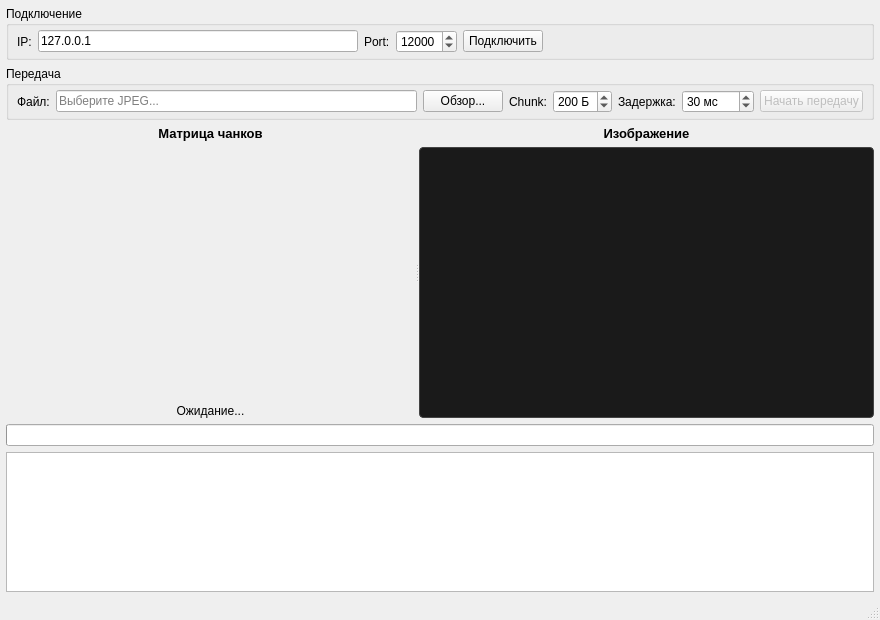
<?xml version="1.0" encoding="UTF-8"?>
<ui version="4.0">
 <class>TransmitterWindow</class>
 <widget class="QMainWindow" name="TransmitterWindow">
  <property name="windowTitle">
   <string>LorettLink — Передатчик</string>
  </property>
  <property name="minimumSize">
   <size><width>880</width><height>620</height></size>
  </property>

  <widget class="QWidget" name="centralwidget">
   <layout class="QVBoxLayout" name="rootLayout">
    <property name="spacing"><number>6</number></property>
    <property name="leftMargin"><number>6</number></property>
    <property name="topMargin"><number>6</number></property>
    <property name="rightMargin"><number>6</number></property>
    <property name="bottomMargin"><number>6</number></property>

    <!-- ═══ Connection ═══ -->
    <item>
     <widget class="QGroupBox" name="groupConnection">
      <property name="title"><string>Подключение</string></property>
      <layout class="QHBoxLayout" name="connLayout">
       <property name="leftMargin"><number>8</number></property>
       <property name="topMargin"><number>4</number></property>
       <property name="rightMargin"><number>8</number></property>
       <property name="bottomMargin"><number>4</number></property>

       <item>
        <widget class="QLabel"><property name="text"><string>IP:</string></property></widget>
       </item>
       <item>
        <widget class="QLineEdit" name="edit_ip">
         <property name="text"><string>127.0.0.1</string></property>
         <property name="minimumSize"><size><width>110</width><height>0</height></size></property>
        </widget>
       </item>
       <item>
        <widget class="QLabel"><property name="text"><string>Port:</string></property></widget>
       </item>
       <item>
        <widget class="QSpinBox" name="sb_port">
         <property name="minimum"><number>1024</number></property>
         <property name="maximum"><number>65535</number></property>
         <property name="value"><number>12000</number></property>
        </widget>
       </item>
       <item>
        <widget class="QPushButton" name="btn_connect">
         <property name="text"><string>Подключить</string></property>
        </widget>
       </item>
       <item>
        <spacer><property name="orientation"><enum>Qt::Horizontal</enum></property>
         <property name="sizeHint" stdset="0"><size><width>20</width><height>20</height></size></property>
        </spacer>
       </item>
      </layout>
     </widget>
    </item>

    <!-- ═══ Transfer settings ═══ -->
    <item>
     <widget class="QGroupBox" name="groupTransfer">
      <property name="title"><string>Передача</string></property>
      <layout class="QHBoxLayout" name="txLayout">
       <property name="leftMargin"><number>8</number></property>
       <property name="topMargin"><number>4</number></property>
       <property name="rightMargin"><number>8</number></property>
       <property name="bottomMargin"><number>4</number></property>

       <item>
        <widget class="QLabel"><property name="text"><string>Файл:</string></property></widget>
       </item>
       <item>
        <widget class="QLineEdit" name="edit_file">
         <property name="readOnly"><bool>true</bool></property>
         <property name="placeholderText"><string>Выберите JPEG...</string></property>
        </widget>
       </item>
       <item>
        <widget class="QPushButton" name="btn_browse">
         <property name="text"><string>Обзор...</string></property>
        </widget>
       </item>
       <item>
        <widget class="QLabel"><property name="text"><string>Chunk:</string></property></widget>
       </item>
       <item>
        <widget class="QSpinBox" name="sb_chunk">
         <property name="minimum"><number>32</number></property>
         <property name="maximum"><number>224</number></property>
         <property name="value"><number>200</number></property>
         <property name="suffix"><string> Б</string></property>
        </widget>
       </item>
       <item>
        <widget class="QLabel"><property name="text"><string>Задержка:</string></property></widget>
       </item>
       <item>
        <widget class="QSpinBox" name="sb_delay">
         <property name="minimum"><number>0</number></property>
         <property name="maximum"><number>5000</number></property>
         <property name="value"><number>30</number></property>
         <property name="suffix"><string> мс</string></property>
        </widget>
       </item>
       <item>
        <widget class="QPushButton" name="btn_send">
         <property name="text"><string>Начать передачу</string></property>
         <property name="enabled"><bool>false</bool></property>
        </widget>
       </item>
      </layout>
     </widget>
    </item>

    <!-- ═══ Splitter ═══ -->
    <item>
     <widget class="QSplitter" name="splitter">
      <property name="orientation"><enum>Qt::Horizontal</enum></property>
      <property name="sizePolicy">
       <sizepolicy hsizetype="Expanding" vsizetype="Expanding">
        <horstretch>1</horstretch><verstretch>1</verstretch>
       </sizepolicy>
      </property>

      <widget class="QWidget" name="leftPanel">
       <layout class="QVBoxLayout" name="leftLayout">
        <property name="leftMargin"><number>0</number></property>
        <property name="topMargin"><number>0</number></property>
        <property name="rightMargin"><number>0</number></property>
        <property name="bottomMargin"><number>0</number></property>
        <item>
         <widget class="QLabel" name="lbl_matrix_title">
          <property name="text"><string>Матрица чанков</string></property>
          <property name="alignment"><set>Qt::AlignCenter</set></property>
          <property name="font"><font><family>Segoe UI</family><pointsize>10</pointsize><bold>true</bold></font></property>
         </widget>
        </item>
        <item>
         <widget class="ChunkMatrixWidget" name="matrix">
          <property name="sizePolicy">
           <sizepolicy hsizetype="Expanding" vsizetype="Expanding">
            <horstretch>1</horstretch><verstretch>1</verstretch>
           </sizepolicy>
          </property>
          <property name="minimumSize"><size><width>180</width><height>120</height></size></property>
         </widget>
        </item>
        <item>
         <widget class="QLabel" name="lbl_chunks">
          <property name="text"><string>Ожидание...</string></property>
          <property name="alignment"><set>Qt::AlignCenter</set></property>
         </widget>
        </item>
       </layout>
      </widget>

      <widget class="QWidget" name="rightPanel">
       <layout class="QVBoxLayout" name="rightLayout">
        <property name="leftMargin"><number>0</number></property>
        <property name="topMargin"><number>0</number></property>
        <property name="rightMargin"><number>0</number></property>
        <property name="bottomMargin"><number>0</number></property>
        <item>
         <widget class="QLabel">
          <property name="text"><string>Изображение</string></property>
          <property name="alignment"><set>Qt::AlignCenter</set></property>
          <property name="font"><font><family>Segoe UI</family><pointsize>10</pointsize><bold>true</bold></font></property>
         </widget>
        </item>
        <item>
         <widget class="QLabel" name="img_label">
          <property name="sizePolicy">
           <sizepolicy hsizetype="Expanding" vsizetype="Expanding">
            <horstretch>1</horstretch><verstretch>1</verstretch>
           </sizepolicy>
          </property>
          <property name="minimumSize"><size><width>200</width><height>200</height></size></property>
          <property name="alignment"><set>Qt::AlignCenter</set></property>
          <property name="styleSheet"><string notr="true">background:#1a1a1a; border:1px solid #444; border-radius:4px;</string></property>
         </widget>
        </item>
       </layout>
      </widget>
     </widget>
    </item>

    <!-- ═══ Progress ═══ -->
    <item>
     <widget class="QProgressBar" name="progress">
      <property name="textVisible"><bool>true</bool></property>
      <property name="format"><string>  %p%  —  %v / %m чанков</string></property>
     </widget>
    </item>

    <!-- ═══ Log ═══ -->
    <item>
     <widget class="QTextEdit" name="log">
      <property name="readOnly"><bool>true</bool></property>
      <property name="maximumSize"><size><width>16777215</width><height>140</height></size></property>
      <property name="font"><font><family>Consolas</family><pointsize>9</pointsize></font></property>
     </widget>
    </item>

   </layout>
  </widget>
  <widget class="QStatusBar" name="statusbar"/>
 </widget>

 <customwidgets>
  <customwidget>
   <class>ChunkMatrixWidget</class>
   <extends>QWidget</extends>
   <header>widgets</header>
  </customwidget>
 </customwidgets>
 <resources/>
 <connections/>
</ui>
